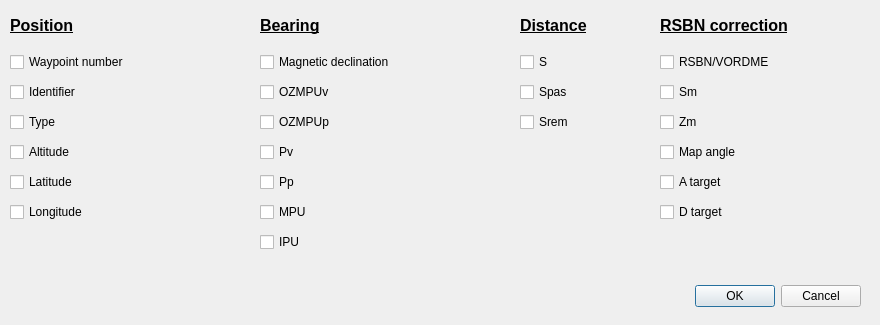
<?xml version="1.0" encoding="UTF-8"?>
<ui version="4.0">
 <class>DialogColumns</class>
 <widget class="QDialog" name="DialogColumns">
  <property name="geometry">
   <rect>
    <x>0</x>
    <y>0</y>
    <width>880</width>
    <height>325</height>
   </rect>
  </property>
  <property name="windowTitle">
   <string>Show columns</string>
  </property>
  <widget class="QDialogButtonBox" name="buttonBox">
   <property name="geometry">
    <rect>
     <x>520</x>
     <y>280</y>
     <width>341</width>
     <height>32</height>
    </rect>
   </property>
   <property name="orientation">
    <enum>Qt::Horizontal</enum>
   </property>
   <property name="standardButtons">
    <set>QDialogButtonBox::Cancel|QDialogButtonBox::Ok</set>
   </property>
  </widget>
  <widget class="QCheckBox" name="checkBoxN">
   <property name="geometry">
    <rect>
     <x>10</x>
     <y>50</y>
     <width>231</width>
     <height>24</height>
    </rect>
   </property>
   <property name="text">
    <string>Waypoint number</string>
   </property>
  </widget>
  <widget class="QCheckBox" name="checkBoxID">
   <property name="geometry">
    <rect>
     <x>10</x>
     <y>80</y>
     <width>231</width>
     <height>24</height>
    </rect>
   </property>
   <property name="text">
    <string>Identifier</string>
   </property>
  </widget>
  <widget class="QCheckBox" name="checkBoxType">
   <property name="geometry">
    <rect>
     <x>10</x>
     <y>110</y>
     <width>231</width>
     <height>24</height>
    </rect>
   </property>
   <property name="text">
    <string>Type</string>
   </property>
  </widget>
  <widget class="QCheckBox" name="checkBoxAlt">
   <property name="geometry">
    <rect>
     <x>10</x>
     <y>140</y>
     <width>231</width>
     <height>24</height>
    </rect>
   </property>
   <property name="text">
    <string>Altitude</string>
   </property>
  </widget>
  <widget class="QCheckBox" name="checkBoxLat">
   <property name="geometry">
    <rect>
     <x>10</x>
     <y>170</y>
     <width>231</width>
     <height>24</height>
    </rect>
   </property>
   <property name="text">
    <string>Latitude</string>
   </property>
  </widget>
  <widget class="QCheckBox" name="checkBoxLon">
   <property name="geometry">
    <rect>
     <x>10</x>
     <y>200</y>
     <width>231</width>
     <height>24</height>
    </rect>
   </property>
   <property name="text">
    <string>Longitude</string>
   </property>
  </widget>
  <widget class="QCheckBox" name="checkBoxMD">
   <property name="geometry">
    <rect>
     <x>260</x>
     <y>50</y>
     <width>241</width>
     <height>24</height>
    </rect>
   </property>
   <property name="text">
    <string>Magnetic declination</string>
   </property>
  </widget>
  <widget class="QCheckBox" name="checkBoxOZMPUv">
   <property name="geometry">
    <rect>
     <x>260</x>
     <y>80</y>
     <width>231</width>
     <height>24</height>
    </rect>
   </property>
   <property name="text">
    <string>OZMPUv</string>
   </property>
  </widget>
  <widget class="QCheckBox" name="checkBoxOZMPUp">
   <property name="geometry">
    <rect>
     <x>260</x>
     <y>110</y>
     <width>231</width>
     <height>24</height>
    </rect>
   </property>
   <property name="text">
    <string>OZMPUp</string>
   </property>
  </widget>
  <widget class="QCheckBox" name="checkBoxPv">
   <property name="geometry">
    <rect>
     <x>260</x>
     <y>140</y>
     <width>231</width>
     <height>24</height>
    </rect>
   </property>
   <property name="text">
    <string>Pv</string>
   </property>
  </widget>
  <widget class="QCheckBox" name="checkBoxMPU">
   <property name="geometry">
    <rect>
     <x>260</x>
     <y>200</y>
     <width>231</width>
     <height>24</height>
    </rect>
   </property>
   <property name="text">
    <string>MPU</string>
   </property>
  </widget>
  <widget class="QCheckBox" name="checkBoxIPU">
   <property name="geometry">
    <rect>
     <x>260</x>
     <y>230</y>
     <width>231</width>
     <height>24</height>
    </rect>
   </property>
   <property name="text">
    <string>IPU</string>
   </property>
  </widget>
  <widget class="QCheckBox" name="checkBoxS">
   <property name="geometry">
    <rect>
     <x>520</x>
     <y>50</y>
     <width>131</width>
     <height>24</height>
    </rect>
   </property>
   <property name="text">
    <string>S</string>
   </property>
  </widget>
  <widget class="QCheckBox" name="checkBoxSpas">
   <property name="geometry">
    <rect>
     <x>520</x>
     <y>80</y>
     <width>131</width>
     <height>24</height>
    </rect>
   </property>
   <property name="text">
    <string>Spas</string>
   </property>
  </widget>
  <widget class="QCheckBox" name="checkBoxSrem">
   <property name="geometry">
    <rect>
     <x>520</x>
     <y>110</y>
     <width>131</width>
     <height>24</height>
    </rect>
   </property>
   <property name="text">
    <string>Srem</string>
   </property>
  </widget>
  <widget class="QCheckBox" name="checkBoxRSBN">
   <property name="geometry">
    <rect>
     <x>660</x>
     <y>50</y>
     <width>231</width>
     <height>24</height>
    </rect>
   </property>
   <property name="text">
    <string>RSBN/VORDME</string>
   </property>
  </widget>
  <widget class="QCheckBox" name="checkBoxSm">
   <property name="geometry">
    <rect>
     <x>660</x>
     <y>80</y>
     <width>231</width>
     <height>24</height>
    </rect>
   </property>
   <property name="text">
    <string>Sm</string>
   </property>
  </widget>
  <widget class="QCheckBox" name="checkBoxZm">
   <property name="geometry">
    <rect>
     <x>660</x>
     <y>110</y>
     <width>231</width>
     <height>24</height>
    </rect>
   </property>
   <property name="text">
    <string>Zm</string>
   </property>
  </widget>
  <widget class="QCheckBox" name="checkBoxMapAngle">
   <property name="geometry">
    <rect>
     <x>660</x>
     <y>140</y>
     <width>231</width>
     <height>24</height>
    </rect>
   </property>
   <property name="text">
    <string>Map angle</string>
   </property>
  </widget>
  <widget class="QCheckBox" name="checkBoxAtarg">
   <property name="geometry">
    <rect>
     <x>660</x>
     <y>170</y>
     <width>231</width>
     <height>24</height>
    </rect>
   </property>
   <property name="text">
    <string>A target</string>
   </property>
  </widget>
  <widget class="QCheckBox" name="checkBoxDtarg">
   <property name="geometry">
    <rect>
     <x>660</x>
     <y>200</y>
     <width>231</width>
     <height>24</height>
    </rect>
   </property>
   <property name="text">
    <string>D target</string>
   </property>
  </widget>
  <widget class="QLabel" name="label">
   <property name="geometry">
    <rect>
     <x>10</x>
     <y>10</y>
     <width>191</width>
     <height>31</height>
    </rect>
   </property>
   <property name="font">
    <font>
     <pointsize>12</pointsize>
     <weight>75</weight>
     <bold>true</bold>
     <underline>true</underline>
    </font>
   </property>
   <property name="text">
    <string>Position</string>
   </property>
  </widget>
  <widget class="QLabel" name="label_2">
   <property name="geometry">
    <rect>
     <x>260</x>
     <y>10</y>
     <width>191</width>
     <height>31</height>
    </rect>
   </property>
   <property name="font">
    <font>
     <pointsize>12</pointsize>
     <weight>75</weight>
     <bold>true</bold>
     <underline>true</underline>
    </font>
   </property>
   <property name="text">
    <string>Bearing</string>
   </property>
  </widget>
  <widget class="QLabel" name="label_3">
   <property name="geometry">
    <rect>
     <x>520</x>
     <y>10</y>
     <width>131</width>
     <height>31</height>
    </rect>
   </property>
   <property name="font">
    <font>
     <pointsize>12</pointsize>
     <weight>75</weight>
     <bold>true</bold>
     <underline>true</underline>
    </font>
   </property>
   <property name="text">
    <string>Distance</string>
   </property>
  </widget>
  <widget class="QLabel" name="label_4">
   <property name="geometry">
    <rect>
     <x>660</x>
     <y>10</y>
     <width>201</width>
     <height>31</height>
    </rect>
   </property>
   <property name="font">
    <font>
     <pointsize>12</pointsize>
     <weight>75</weight>
     <bold>true</bold>
     <underline>true</underline>
    </font>
   </property>
   <property name="text">
    <string>RSBN correction</string>
   </property>
  </widget>
  <widget class="QCheckBox" name="checkBoxPp">
   <property name="geometry">
    <rect>
     <x>260</x>
     <y>170</y>
     <width>231</width>
     <height>24</height>
    </rect>
   </property>
   <property name="text">
    <string>Pp</string>
   </property>
  </widget>
 </widget>
 <resources/>
 <connections>
  <connection>
   <sender>buttonBox</sender>
   <signal>accepted()</signal>
   <receiver>DialogColumns</receiver>
   <slot>accept()</slot>
   <hints>
    <hint type="sourcelabel">
     <x>248</x>
     <y>254</y>
    </hint>
    <hint type="destinationlabel">
     <x>157</x>
     <y>274</y>
    </hint>
   </hints>
  </connection>
  <connection>
   <sender>buttonBox</sender>
   <signal>rejected()</signal>
   <receiver>DialogColumns</receiver>
   <slot>reject()</slot>
   <hints>
    <hint type="sourcelabel">
     <x>316</x>
     <y>260</y>
    </hint>
    <hint type="destinationlabel">
     <x>286</x>
     <y>274</y>
    </hint>
   </hints>
  </connection>
 </connections>
</ui>
